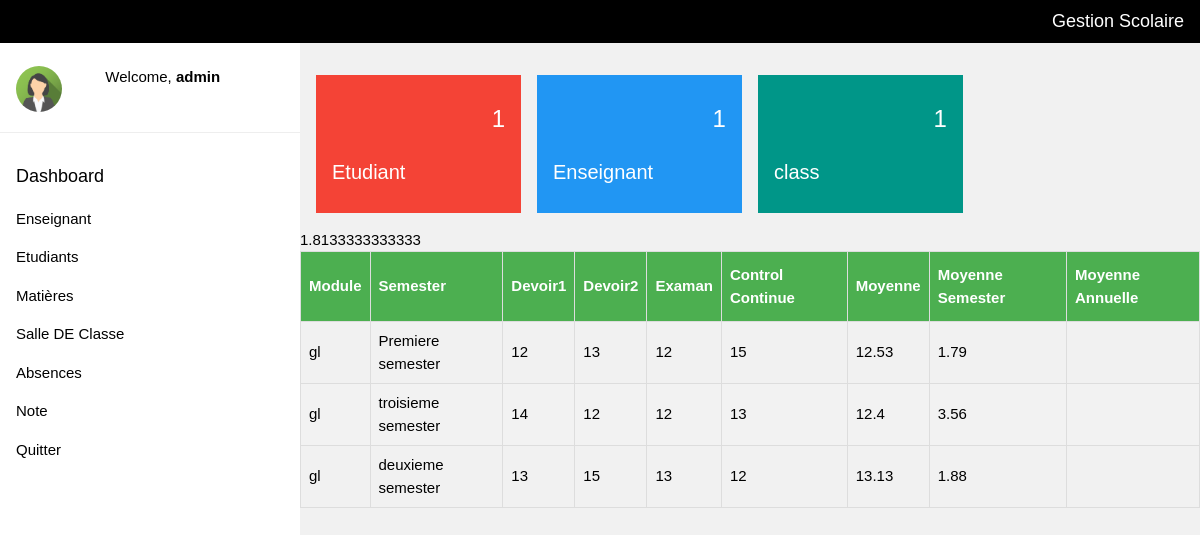
Page /affichernote.php?code=34 (signed in) on the committed database.
### tables this page shows
CREATE TABLE IF NOT EXISTS `note` (
  `code_note` int(11) NOT NULL AUTO_INCREMENT,
  `code_class` int(11) NOT NULL,
  `code_coure` int(11) NOT NULL,
  `semester` varchar(20) NOT NULL,
  `devoir1` float NOT NULL,
  `devoir2` float NOT NULL,
  `examan` float NOT NULL,
  `control` float NOT NULL,
  `note` float NOT NULL,
  `resultat` float NOT NULL,
  `note_semester` varchar(6) NOT NULL,
  `note_annualle` varchar(6) NOT NULL,
  `code_etud` int(11) NOT NULL,
  PRIMARY KEY (`code_note`)
);

CREATE TABLE IF NOT EXISTS `cours` (
  `code_coure` int(11) NOT NULL AUTO_INCREMENT,
  `code_class` int(11) NOT NULL,
  `ceoffesion` int(11) NOT NULL,
  `module` varchar(20) NOT NULL,
  `type_matiere` varchar(30) NOT NULL,
  PRIMARY KEY (`code_coure`)
);

### affichernote.php (the view, shortened to what this page needs)
<?php
include("page accueil.php");
if(isset($_GET['code'])){
    $code=$_SESSION['code_etudiant'];
}else{
if (isset($_SESSION['code_etudiant'])){
$code=$_SESSION['code_etudiant'];
}
}
$req3=mysqli_query($con,"SELECT * from note where code_etud ='$code'") or die (mysqli_error($con));
?>
<html>
<head>
<link rel="stylesheet" type="text/css" href="style table.css">
</head>
<body>
<form method="post" action="affichernote.php">
    <table  id="customers">
    <tr>
        <tr>
            <th>Module</th><th>Semester</th><th>Devoir1</th><th>Devoir2</th>
            <th>Examan</th><th>Control Continue</th><th>Moyenne</th><th>Moyenne Semester</th><th>Moyenne Annuelle</th>
        </tr>
        <?php while($info = mysqli_fetch_assoc($req3)) { ?>
 <?php $req2=mysqli_query($con,"SELECT module from cours where code_class = '".$info['code_class']."'") or die (mysqli_error($con));?>
 <?php $module=mysqli_fetch_assoc($req2); ?>
              <td><?php echo($module['module'])  ?> </td>
              <td><?php echo($info['semester'])  ?> </td>
              <td><?php echo($info['devoir1'])  ?> </td>
              <td><?php echo($info['devoir2'])  ?> </td>
              <td><?php echo($info['examan'])  ?> </td>
              <td><?php echo($info['control'])  ?> </td>
              <td><?php echo($info['note'])  ?> </td>
              <td><?php echo($info['note_semester'])  ?> </td>
<?php
$code=$_SESSION['code_etudiant'];
$req="SELECT count(*) as nb  from note where code_etud ='$code'
and (semester='Première semester'or semester='deuxième semester' or semester='troisième semester')";
$req1=mysqli_query($con,$req) or die (mysqli_error($con)) ;
$nb=mysqli_fetch_assoc($req1);
if($nb['nb']>= 3){
    ?>  <td><?php echo($info['note_annualle'])  ?> </td>
<?php } ?>
        </tr>
        <?php }   ?>
    </table>
</body>
</html>

### page accueil.php (shortened to what this page needs)
<?php
require_once("connection.php");
$type_user=$_SESSION['type_user'];
?>
<!DOCTYPE html>
<html>
<link rel="stylesheet" href="style1.css">
<link rel="stylesheet" href="style2.css">
<link rel="stylesheet" href="style3.css">
<body class="w3-light-grey">
<div class="w3-bar w3-top w3-black w3-large" style="z-index:4">
  <span class="w3-bar-item w3-right">Gestion Scolaire</span>
</div>
<nav class="w3-sidebar w3-collapse w3-white w3-animate-left" style="z-index:3;width:300px;" id="mySidebar"><br>
  <div class="w3-container w3-row">
    <div class="w3-col s4">
      <img src="img\img_avatar2.png" class="w3-circle w3-margin-right" style="width:46px">
    </div>
    <div class="w3-col s8 w3-bar">
      <span>Welcome, <strong><?php echo($type_user); ?></strong></span><br>
    </div>
  </div>
  <hr>
  <div class="w3-container">
    <h5>Dashboard</h5>
  </div>
  <div class="w3-bar-block">
    <a onclick="FuncEnseignant()" href="javascript:void(0)" class="w3-bar-item w3-button w3-padding"></i>Enseignant</i></a>
    <a onclick="FuncEtudiants()" href="javascript:void(0)" class="w3-bar-item w3-button w3-padding"></i>  Etudiants </i></a>
    <a onclick="FuncMatières()" href="javascript:void(0)" class="w3-bar-item w3-button w3-padding"> Matières</a>
    <a onclick="FuncClasse()" href="javascript:void(0)" class="w3-bar-item w3-button w3-padding">Salle DE Classe </a>
    <a onclick="FuncAbsences()" href="javascript:void(0)" class="w3-bar-item w3-button w3-padding">Absences </a>
    <a onclick="FuncNote()" href="javascript:void(0)" class="w3-bar-item w3-button w3-padding"> Note </a>
    <a href="logout.php" class="w3-bar-item w3-button w3-padding"> Quitter</a>
  </div>
</nav>
<div class="w3-main" style="margin-left:300px;margin-top:43px;">
  <header class="w3-container" style="padding-top:22px">
  </header>
  <div class="w3-row-padding w3-margin-bottom">
    <div class="w3-quarter">
      <div class="w3-container w3-red w3-padding-16">
        <div class="w3-right">
        <?php $req = "SELECT * FROM etudiant ";
         $excute = mysqli_query($con,$req) or die (mysqli_error($con));
         $i=0;
         while($info = mysqli_fetch_assoc($excute)) {
          $i=$i+1;} ?>
          <h3><?php echo($i) ?></h3>
        </div>
        <div class="w3-clear"></div>
        <h4>Etudiant</h4>
      </div>
    </div>
    <div class="w3-quarter">
      <div class="w3-container w3-blue w3-padding-16">
        <div class="w3-right">
        <?php $req = "SELECT * FROM prof ";
         $excute = mysqli_query($con,$req) or die (mysqli_error($con));
         $i=0;
         while($info = mysqli_fetch_assoc($excute)) {
          $i=$i+1;} ?>
          <h3><?php echo($i) ?></h3>
        </div>
        <div class="w3-clear"></div>
        <h4>Enseignant</h4>
      </div>
    </div>
    <div class="w3-quarter">
      <div class="w3-container w3-teal w3-padding-16">
        <div class="w3-right">
        <?php $req = "SELECT * FROM class ";
         $excute = mysqli_query($con,$req) or die (mysqli_error($con));
         $i=0;
         while($info = mysqli_fetch_assoc($excute)) {
          $i=$i+1;} ?>
          <h3><?php echo($i) ?></h3>
        </div>
        <div class="w3-clear"></div>
        <h4>class</h4>
      </div>
    </div>
   </div>
</body>
</html>

### style1.css (style rules this page uses)
html { box-sizing:border-box }
*,*:before,*:after { box-sizing:inherit }
html { -ms-text-size-adjust:100%;-webkit-text-size-adjust:100% }
body { margin:0 }
article,aside,details,figcaption,figure,footer,header,main,menu,nav,section,summary { display:block }
a { background-color:transparent;-webkit-text-decoration-skip:objects }
img { border-style:none }
hr { box-sizing:content-box;height:0;overflow:visible }
html,body { font-family:Verdana,sans-serif;font-size:15px;line-height:1.5 }
html { overflow-x:hidden }
h3 { font-size:24px }
h4 { font-size:20px }
h5 { font-size:18px }
h1,h2,h3,h4,h5,h6 { font-family:"Segoe UI",Arial,sans-serif;font-weight:400;margin:10px 0 }
hr { border:0;border-top:1px solid #eee;margin:20px 0 }
img { vertical-align:middle }
a { color:inherit }
.w3-btn,.w3-button { border:none;display:inline-block;padding:8px 16px;vertical-align:middle;overflow:hidden;text-decoration:none;color:inherit;background-color:inherit;text-align:center;cursor:pointer;white-space:nowrap }
.w3-btn,.w3-button { -webkit-touch-callout:none;-webkit-user-select:none;-khtml-user-select:none;-moz-user-select:none;-ms-user-select:none;user-select:none }
.w3-sidebar { height:100%;width:200px;background-color:#fff;position:fixed!important;z-index:1;overflow:auto }
.w3-main,#main { transition:margin-left .4s }
.w3-bar { width:100%;overflow:hidden }
.w3-bar .w3-bar-item { padding:8px 16px;float:left;width:auto;border:none;display:block;outline:0 }
.w3-bar-block .w3-bar-item { width:100%;display:block;padding:8px 16px;text-align:left;border:none;white-space:normal;float:none;outline:0 }
.w3-container:after,.w3-container:before,.w3-panel:after,.w3-panel:before,.w3-row:after,.w3-row:before,.w3-row-padding:after,.w3-row-padding:before, .w3-cell-row:before,.w3-cell-row:after,.w3-clear:after,.w3-clear:before,.w3-bar:before,.w3-bar:after { content:"";display:table;clear:both }
.w3-col,.w3-half,.w3-third,.w3-twothird,.w3-threequarter,.w3-quarter { float:left;width:100% }
.w3-col.s4 { width:33.33333% }
.w3-col.s8 { width:66.66666% }
@media (min-width:601px) { .w3-col.m3,.w3-quarter { width:24.99999% } }
@media (min-width:993px) { .w3-sidebar.w3-collapse { display:block!important } }
.w3-top,.w3-bottom { position:fixed;width:100%;z-index:1 }
.w3-top { top:0 }
.w3-circle { border-radius:50% }
.w3-row-padding,.w3-row-padding>.w3-half,.w3-row-padding>.w3-third,.w3-row-padding>.w3-twothird,.w3-row-padding>.w3-threequarter,.w3-row-padding>.w3-quarter,.w3-row-padding>.w3-col { padding:0 8px }
.w3-container,.w3-panel { padding:0.01em 16px }
.w3-animate-left { position:relative;animation:animateleft 0.4s }
.w3-large { font-size:18px!important }
.w3-margin-bottom { margin-bottom:16px!important }
.w3-margin-right { margin-right:16px!important }
.w3-padding { padding:8px 16px!important }
.w3-padding-16 { padding-top:16px!important;padding-bottom:16px!important }
.w3-right { float:right!important }
.w3-blue,.w3-hover-blue:hover { color:#fff!important;background-color:#2196F3!important }
.w3-red,.w3-hover-red:hover { color:#fff!important;background-color:#f44336!important }
.w3-teal,.w3-hover-teal:hover { color:#fff!important;background-color:#009688!important }
.w3-white,.w3-hover-white:hover { color:#000!important;background-color:#fff!important }
.w3-black,.w3-hover-black:hover { color:#fff!important;background-color:#000!important }
.w3-light-grey,.w3-hover-light-grey:hover,.w3-light-gray,.w3-hover-light-gray:hover { color:#000!important;background-color:#f1f1f1!important }

### style table.css (style rules this page uses)
#customers { font-family: "Trebuchet MS", Arial, Helvetica, sans-serif; border-collapse: collapse; width: 100%; }
#customers td, #customers th { border: 1px solid #ddd; padding: 8px; }
#customers tr:nth-child(even) { background-color: #f2f2f2; }
#customers th { padding-top: 12px; padding-bottom: 12px; text-align: left; background-color: #4CAF50; color: white; }

### page accueil.php (style rules this page uses)
html,body,h1,h2,h3,h4,h5 { font-family: "Raleway", sans-serif }

### rows in the picture
note: cours.module "gl", semester "Premiere semester", devoir1 "12", devoir2 "13", examan "12", control "15", note "12.53", note_semester "1.79"
note: cours.module "gl", semester "troisieme semester", devoir1 "14", devoir2 "12", examan "12", control "13", note "12.4", note_semester "3.56"
note: cours.module "gl", semester "deuxieme semester", devoir1 "13", devoir2 "15", examan "13", control "12", note "13.13", note_semester "1.88"

### other values in the picture
$type_user "admin"
$i "1"
